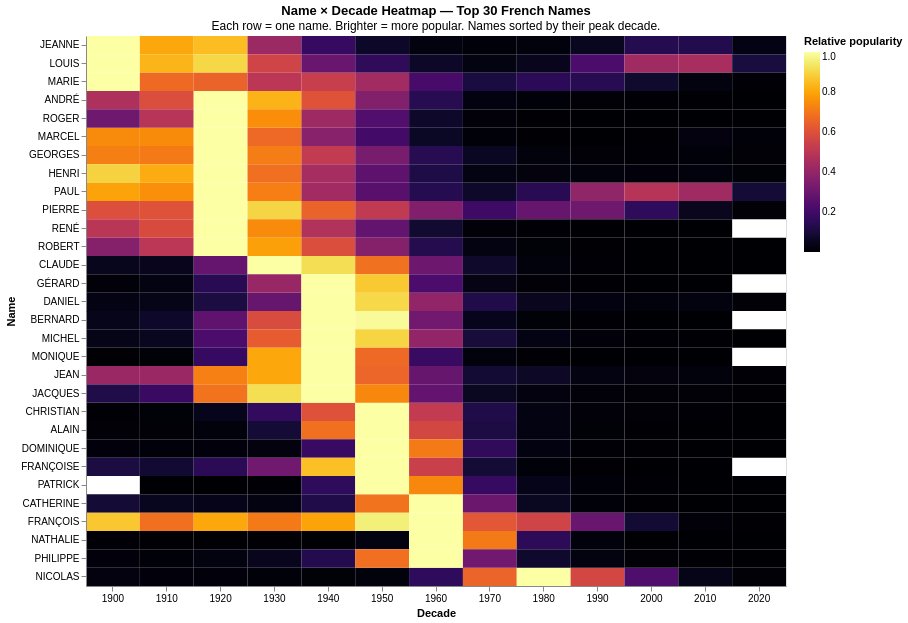

The notebook cell this image was saved under:
### Markdown cell above
## 1.6 — Name × Year heatmap (popularity frieze)

### Code cell
# Top 30 noms par nombre total de naissances
top30 = df.groupby('preusuel')['nombre'].sum().nlargest(30).index.tolist()
heat_data = pop_total[pop_total['preusuel'].isin(top30)].copy()
heat_data['decade'] = (heat_data['annais'] // 10) * 10
heat_dec = heat_data.groupby(['preusuel', 'decade'])['nombre'].sum().reset_index()

# Normaliser par nom (max=1) pour comparer les formes
heat_dec['norm'] = heat_dec.groupby('preusuel')['nombre'].transform(lambda x: x / x.max())

# Ordonner les noms par décennie de pic
peak_dec = heat_dec.loc[heat_dec.groupby('preusuel')['nombre'].idxmax(), ['preusuel','decade']]
name_order = peak_dec.sort_values('decade')['preusuel'].tolist()

alt.Chart(heat_dec).mark_rect().encode(
    x=alt.X('decade:O', title='Decade', axis=alt.Axis(labelAngle=0)),
    y=alt.Y('preusuel:N', title='Name', sort=name_order),
    color=alt.Color('norm:Q', scale=alt.Scale(scheme='inferno'), title='Relative popularity'),
    tooltip=['preusuel:N', 'decade:O',
             alt.Tooltip('nombre:Q', title='Births', format=','),
             alt.Tooltip('norm:Q', title='Relative', format='.2f')]
).properties(
    width=700, height=550,
    title=alt.Title('Name × Decade Heatmap — Top 30 French Names',
                    subtitle='Each row = one name. Brighter = more popular. Names sorted by their peak decade.')
)

### Figure 1 — Vega-Lite specification as saved in the notebook (floating-point values rounded to 4 significant figures; data arrays with more than 128 entries replaced by an {"elided": "..."} marker saying what was removed)
{"config": {"view": {"continuousWidth": 300, "continuousHeight": 300}}, "data": {"name": "data-446d3013c3176c1357f4c359313996d5"}, "mark": {"type": "rect"}, "encoding": {"color": {"field": "norm", "scale": {"scheme": "inferno"}, "title": "Relative popularity", "type": "quantitative"}, "tooltip": [{"field": "preusuel", "type": "nominal"}, {"field": "decade", "type": "ordinal"}, {"field": "nombre", "format": ",", "title": "Births", "type": "quantitative"}, {"field": "norm", "format": ".2f", "title": "Relative", "type": "quantitative"}], "x": {"axis": {"labelAngle": 0}, "field": "decade", "title": "Decade", "type": "ordinal"}, "y": {"field": "preusuel", "sort": ["JEANNE", "LOUIS", "MARIE", "ANDRÉ", "ROGER", "MARCEL", "GEORGES", "HENRI", "PAUL", "PIERRE", "RENÉ", "ROBERT", "CLAUDE", "GÉRARD", "DANIEL", "BERNARD", "MICHEL", "MONIQUE", "JEAN", "JACQUES", "CHRISTIAN", "ALAIN", "DOMINIQUE", "FRANÇOISE", "PATRICK", "CATHERINE", "FRANÇOIS", "NATHALIE", "PHILIPPE", "NICOLAS"], "title": "Name", "type": "nominal"}}, "height": 550, "title": {"text": "Name × Decade Heatmap — Top 30 French Names", "subtitle": "Each row = one name. Brighter = more popular. Names sorted by their peak decade."}, "width": 700, "$schema": "https://vega.github.io/schema/vega-lite/v6.4.1.json", "datasets": {"data-446d3013c3176c1357f4c359313996d5": {"elided": "384 records"}}}
